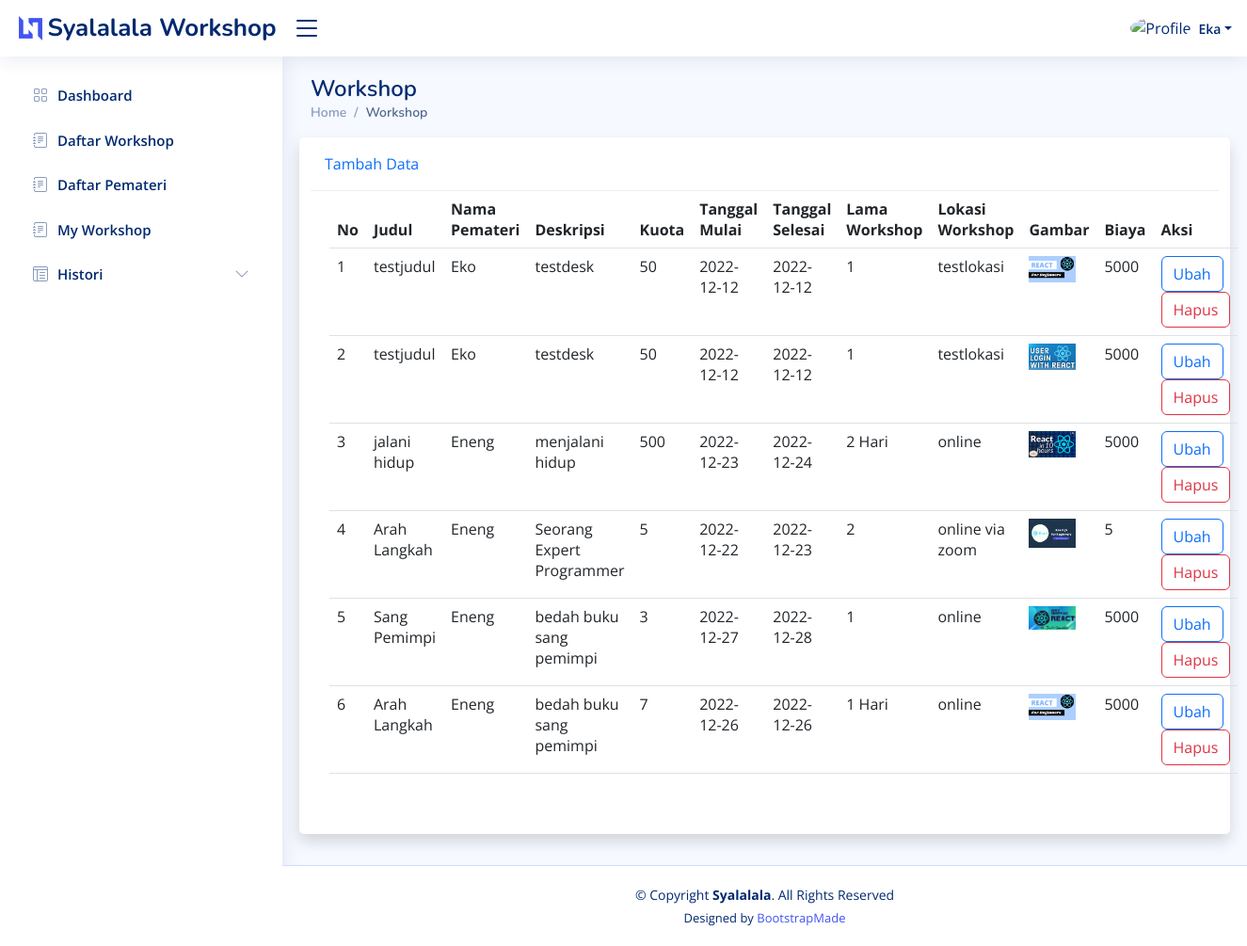
The page /data/showWorkshop.php on the database its author committed.
### tables this page shows
CREATE TABLE `workshop` (
  `id_workshop` int(11) NOT NULL,
  `judul` varchar(30) DEFAULT NULL,
  `id_pemateri` int(11) DEFAULT NULL,
  `deskripsi` varchar(100) DEFAULT NULL,
  `kuota` int(11) DEFAULT NULL,
  `tgl_mulai` date DEFAULT NULL,
  `tgl_selesai` date DEFAULT NULL,
  `lama_workshop` char(10) DEFAULT NULL,
  `lokasi` varchar(30) DEFAULT NULL,
  `gambar` varchar(75) DEFAULT NULL,
  `biaya` int(11) DEFAULT NULL,
  `status` varchar(15) DEFAULT NULL
);

CREATE TABLE `pemateri` (
  `id_pemateri` int(11) NOT NULL,
  `nama_pemateri` varchar(30) DEFAULT NULL,
  `jk_pemateri` char(10) DEFAULT NULL,
  `job` varchar(25) DEFAULT NULL,
  `wa_pemateri` varchar(15) DEFAULT NULL,
  `gambar` varchar(75) DEFAULT NULL,
  `deskripsi` varchar(100) DEFAULT NULL
);

### main/function.php (called while the page is built, shortened)
<?php
$host = "localhost";
$user = "root";
$pass = "";
$db = "db_workshop";
$conn = mysqli_connect($host, $user, $pass, $db);
function queryShow($query)
{
  global $conn;
  $result = mysqli_query($conn, $query);
  $rows = [];
  while ($row = mysqli_fetch_assoc($result)) {
    $rows[] = $row;
  }
  return $rows;
}
function showAllWorkshop($table)
{
  $show = queryShow("SELECT $table.*, pemateri.nama_pemateri
                    FROM pemateri, $table
                    WHERE
                    pemateri.id_pemateri = $table.id_pemateri");
  return $show;
}
?>

### data/showWorkshop.php (the view)
<?php
require_once '../main/function.php';
$table = 'workshop';
$show = showAllWorkshop($table);
require_once '../template/sidebar.php';
?>
<div class="pagetitle">
  <h1>Workshop</h1>
  <nav>
    <ol class="breadcrumb">
      <li class="breadcrumb-item"><a href="index.html">Home</a></li>
      <li class="breadcrumb-item active">Workshop</li>
    </ol>
  </nav>
</div>
<section class="section dashboard">
  <div class="row">
    <div class="col-lg-12">
      <div class="row">
        <div class="card shadow mb-4">
          <div class="card-header py-3">
            <a href="addWorkshop.php" class="m-0 font-weight-bold text-primary float-right">Tambah Data</a>
          </div>
          <div class="card-body pb-5">
            <table class="table datatable" width="100%" cellspacing="0">
              <thead>
                <tr>
                  <th>No</th>
                  <th>Judul</th>
                  <th>Nama Pemateri</th>
                  <th>Deskripsi</th>
                  <th>Kuota</th>
                  <th>Tanggal Mulai</th>
                  <th>Tanggal Selesai</th>
                  <th>Lama Workshop</th>
                  <th>Lokasi Workshop</th>
                  <th>Gambar</th>
                  <th>Biaya</th>
                  <th>Aksi</th>
                </tr>
              </thead>
              <tbody>
                <?php
                $number = 1;
                foreach ($show as $r) { ?>
                  <tr>
                    <td>
                      <?php
                      echo ($number++);
                      ?>
                    </td>
                    <td><?php echo $r["judul"] ?></td>
                    <td><?php echo $r["nama_pemateri"] ?></td>
                    <td><?php echo $r["deskripsi"] ?></td>
                    <td><?php echo $r["kuota"] ?></td>
                    <td><?php echo $r["tgl_mulai"] ?></td>
                    <td><?php echo $r["tgl_selesai"] ?></td>
                    <td><?php echo $r["lama_workshop"] ?></td>
                    <td><?php echo $r["lokasi"] ?></td>
                    <td><img src="../gambar/<?php echo $r["gambar"] ?>" width="50"></td>
                    <td><?php echo $r["biaya"] ?></td>
                    <td>
                      <a class="btn btn-outline-primary" href="updateWorkshop.php?id_workshop=<?php echo $r["id_workshop"] ?>">Ubah</a>
                      <a class="btn btn-outline-danger" href="deleteWorkshop.php?id_workshop=<?php echo $r["id_workshop"] ?>" onclick="return confirm('Anda yakin ingin menghapus data?')">Hapus</a>
                    </td>
                  </tr>
                <?php }; ?>
              </tbody>
            </table>
          </div>
        </div>
      </div>
    </div>
  </div>
</section>
<?php require_once '../template/footer.php';  ?>

### assets/css/style.css (style rules this page uses)
:root { scroll-behavior: smooth; }
body { font-family: "Open Sans", sans-serif; background: #f6f9ff; color: #444444; }
a { color: #4154f1; text-decoration: none; }
h1, h2, h3, h4, h5, h6 { font-family: "Nunito", sans-serif; }
.pagetitle { margin-bottom: 10px; }
.pagetitle h1 { font-size: 24px; margin-bottom: 0; font-weight: 600; color: #012970; }
.card { margin-bottom: 30px; border: none; border-radius: 5px; box-shadow: 0px 0 30px rgba(1, 41, 112, 0.1); }
.card-header, .card-footer { border-color: #ebeef4; background-color: #fff; color: #798eb3; padding: 15px; }
.card-body { padding: 0 20px 20px 20px; }
.breadcrumb { font-size: 14px; font-family: "Nunito", sans-serif; color: #899bbd; font-weight: 600; }
.breadcrumb a { color: #899bbd; transition: 0.3s; }
.breadcrumb .breadcrumb-item::before { color: #899bbd; }
.breadcrumb .active { color: #51678f; font-weight: 600; }

### rows shown on the page
workshop: judul "testjudul", id_pemateri.nama_pemateri "Eko", deskripsi "testdesk", kuota "50", tgl_mulai "2022-12-12", tgl_selesai "2022-12-12", lama_workshop "1", lokasi "testlokasi", gambar (picture), biaya "5000"
workshop: judul "testjudul", id_pemateri.nama_pemateri "Eko", deskripsi "testdesk", kuota "50", tgl_mulai "2022-12-12", tgl_selesai "2022-12-12", lama_workshop "1", lokasi "testlokasi", gambar (picture), biaya "5000"
workshop: judul "jalani hidup", id_pemateri.nama_pemateri "Eneng", deskripsi "menjalani hidup", kuota "500", tgl_mulai "2022-12-23", tgl_selesai "2022-12-24", lama_workshop "2 Hari", lokasi "online", gambar (picture), biaya "5000"
workshop: judul "Arah Langkah", id_pemateri.nama_pemateri "Eneng", deskripsi "Seorang Expert Programmer", kuota "5", tgl_mulai "2022-12-22", tgl_selesai "2022-12-23", lama_workshop "2", lokasi "online via zoom", gambar (picture), biaya "5"
workshop: judul "Sang Pemimpi", id_pemateri.nama_pemateri "Eneng", deskripsi "bedah buku sang pemimpi", kuota "3", tgl_mulai "2022-12-27", tgl_selesai "2022-12-28", lama_workshop "1", lokasi "online", gambar (picture), biaya "5000"
workshop: judul "Arah Langkah", id_pemateri.nama_pemateri "Eneng", deskripsi "bedah buku sang pemimpi", kuota "7", tgl_mulai "2022-12-26", tgl_selesai "2022-12-26", lama_workshop "1 Hari", lokasi "online", gambar (picture), biaya "5000"

### other values the page prints
$nama "Eka"
